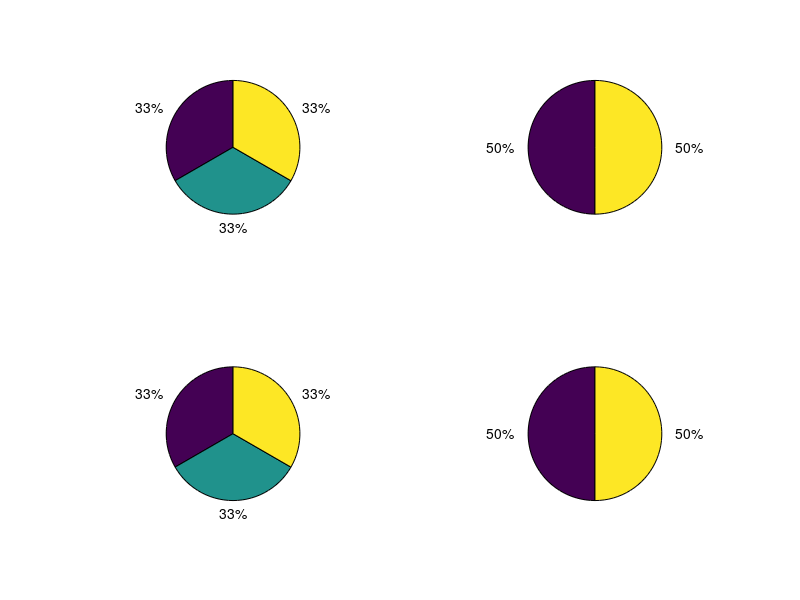
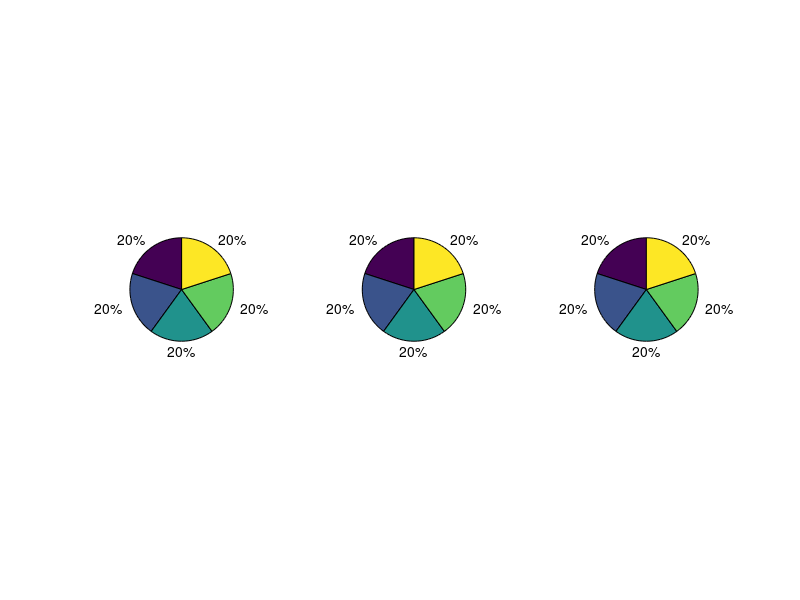
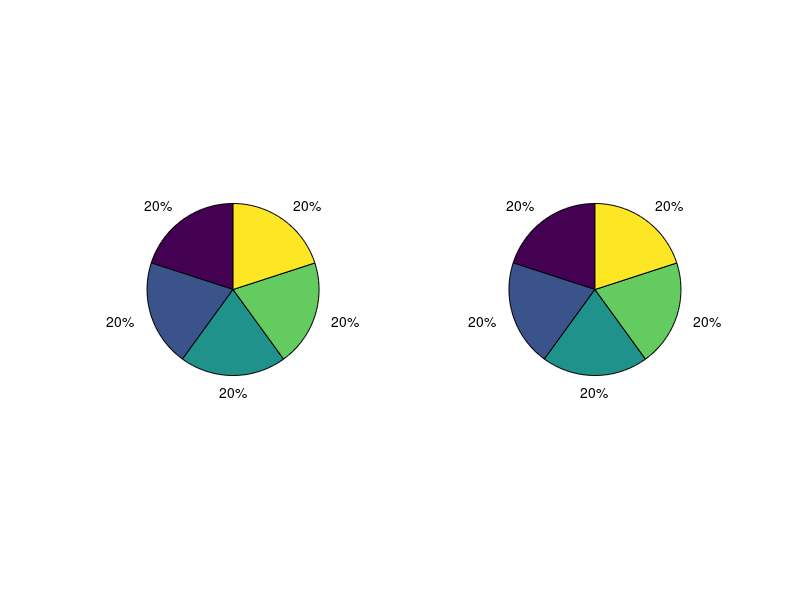

The MATLAB source for these figures, in order:

Sh = [1/3 1/3 1/3];
Elb = [1/2 1/2];
figure(1)
subplot(2,2,1)
pie(Sh)
subplot(2,2,2)
pie(Elb)
subplot(2,2,3)
pie(Sh)
subplot(2,2,4)
pie(Elb)

Ex = [1/5 1/5 1/5 1/5 1/5];
figure(2)
subplot(1,3,1)
pie(Ex)
subplot(1,3,2)
pie(Ex)
subplot(1,3,3)
pie(Ex)

figure(3)
subplot(1,2,1)
pie(Ex)
subplot(1,2,2)
pie(Ex)